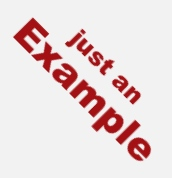
#> input picture example.jpg, 172 x 178 px, found by its file name
$ python sem1_as4.py
#> lines starting #> are read from the running program, lines starting #| are printed output that depends on the picture
"""Assignment 4: Working with Image Channels
Description:

Load the image example.jpg using OpenCV and Pillow.
Split the image into individual color channels (R, G, B).
Save each channel as a separate image.
Merge the channels back into a single image and save the result."""


import cv2
from PIL import Image
path = "/Users/is/VSCode/computer_vision_hse/seminars/seminar_1/example.jpg"
# 1. Load the image example.jpg using OpenCV and Pillow
img = cv2.imread(path)
#> img is the input picture: shape (178, 172, 3); mean B, G, R 217.3, 216.9, 233.1
img_pil = Image.open(path)

# 2. Split the image into individual color channels (R, G, B)
b, g, r = cv2.split(img)
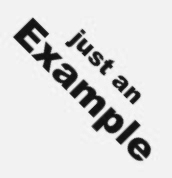
#> b: shape (178, 172); min 13, max 249, mean 217.3
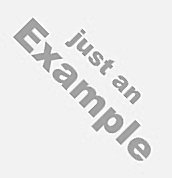
#> r: shape (178, 172); min 119, max 255, mean 233.1

# 3. Save each channel as a separate image.
save_dir = "/Users/is/VSCode/computer_vision_hse/seminars/seminar_1/output/"
for indx, i in enumerate([b, g, r]):
    cv2.imwrite(save_dir + str(indx) + ".jpg", i)
#> this loop made 3 passes

# 4. Merge the channels back into a single image and save the result.
merged_img = cv2.merge([b, g, r])
cv2.imwrite(save_dir + "merged.jpg", merged_img)
print("done")
